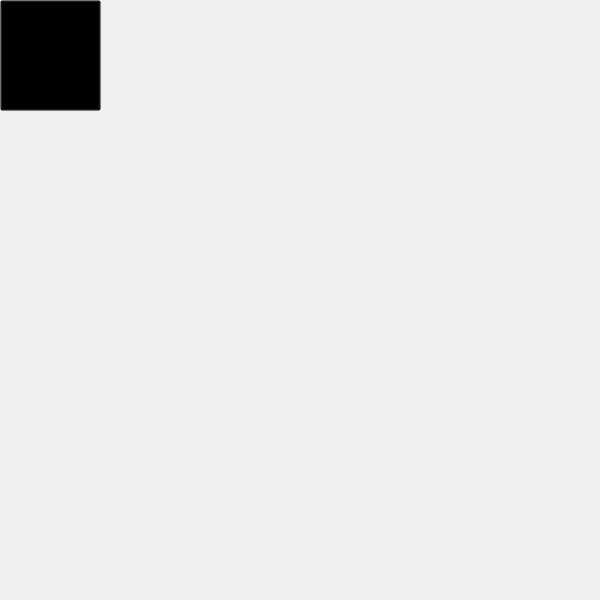
<?xml version="1.0" encoding="UTF-8"?>
<ui version="4.0">
 <class>shelf_window</class>
 <widget class="QMainWindow" name="shelf_window">
  <property name="geometry">
   <rect>
    <x>0</x>
    <y>0</y>
    <width>600</width>
    <height>600</height>
   </rect>
  </property>
  <property name="minimumSize">
   <size>
    <width>600</width>
    <height>600</height>
   </size>
  </property>
  <property name="maximumSize">
   <size>
    <width>600</width>
    <height>600</height>
   </size>
  </property>
  <property name="windowTitle">
   <string>MainWindow</string>
  </property>
  <widget class="QWidget" name="centralwidget">
   <widget class="QLabel" name="bg_img_label">
    <property name="geometry">
     <rect>
      <x>0</x>
      <y>0</y>
      <width>600</width>
      <height>600</height>
     </rect>
    </property>
    <property name="minimumSize">
     <size>
      <width>600</width>
      <height>600</height>
     </size>
    </property>
    <property name="maximumSize">
     <size>
      <width>600</width>
      <height>600</height>
     </size>
    </property>
    <property name="text">
     <string/>
    </property>
    <property name="pixmap">
     <pixmap resource="../files_rc.qrc">:/background/images/two_story_house_fase/book_shelf.png</pixmap>
    </property>
    <property name="scaledContents">
     <bool>true</bool>
    </property>
   </widget>
   <widget class="QPushButton" name="back_room_btn">
    <property name="geometry">
     <rect>
      <x>0</x>
      <y>0</y>
      <width>101</width>
      <height>111</height>
     </rect>
    </property>
    <property name="styleSheet">
     <string notr="true">background-color: rgba(0,0,0,0);</string>
    </property>
    <property name="text">
     <string/>
    </property>
   </widget>
   <widget class="QLabel" name="back_room_lb">
    <property name="geometry">
     <rect>
      <x>0</x>
      <y>10</y>
      <width>101</width>
      <height>101</height>
     </rect>
    </property>
    <property name="text">
     <string/>
    </property>
    <property name="pixmap">
     <pixmap resource="../files_rc.qrc">:/background/images/two_story_house_fase/two_story_house_img_nobg.png</pixmap>
    </property>
    <property name="scaledContents">
     <bool>true</bool>
    </property>
   </widget>
   <zorder>bg_img_label</zorder>
   <zorder>back_room_lb</zorder>
   <zorder>back_room_btn</zorder>
  </widget>
 </widget>
 <resources>
  <include location="../files_rc.qrc"/>
 </resources>
 <connections/>
</ui>
